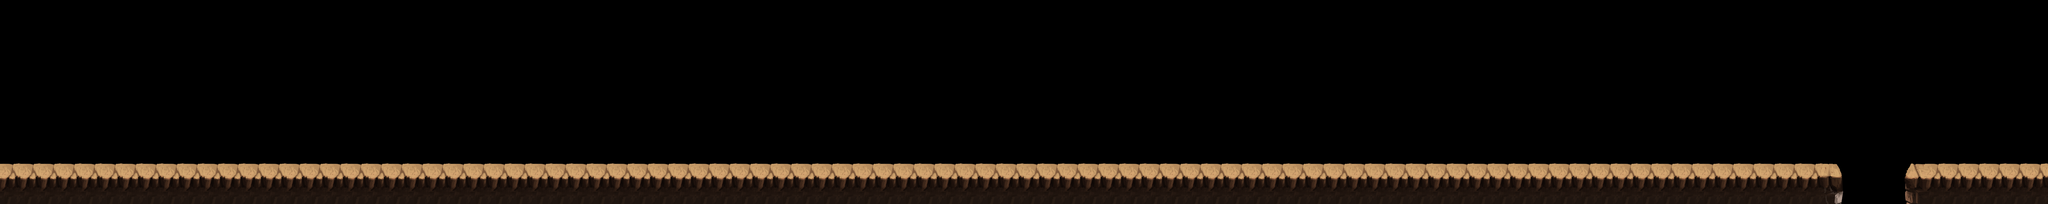

The image is a tile-based game level rendered from a .tmx file. Its description and source (layers, tilesets, objects; grid data summarised) follow:
An orthogonal 100x10 tile map with 64x64 px tiles, 2 tile layers (bg, platform), 4 tilesets and 149 objects.

<map version="1.4" tiledversion="2020.11.25" orientation="orthogonal" renderorder="right-down" width="100" height="10" tilewidth="64" tileheight="64" infinite="0" nextlayerid="8" nextobjectid="377">
 <tileset firstgid="1" source="../bg_cell_block.tsx" />
 <tileset firstgid="12" source="../item.tsx" />
 <tileset firstgid="73" source="../bg_cell_bg.tsx" />
 <tileset firstgid="97" source="../bg_cell_bg.tsx" />
 <layer id="1" name="bg" width="100" height="10">
  <data>[1000 cells, 0 non-empty, 0 distinct tile ids]</data>
 </layer>
 <layer id="2" name="platform" width="100" height="10">
  <data>[1000 cells, 200 non-empty, 7 distinct tile ids]</data>
 </layer>
 <objectgroup id="3" name="object_obstacle">
  <object id="1" gid="8" x="3280" y="544" width="64" height="79" />
  <object id="2" gid="8" x="3328" y="544" width="64" height="79" />
  <object id="3" gid="8" x="2752" y="544" width="64" height="79" />
  <object id="4" gid="8" x="2704" y="544" width="64" height="79" />
  <object id="5" gid="7" x="4005" y="551" width="160" height="256" />
  <object id="372" gid="9" x="5281" y="448" width="138" height="602" />
  <object id="371" gid="9" x="4884" y="448" width="138" height="602" />
  <object id="370" gid="9" x="4499" y="448" width="138" height="602" />
 </objectgroup>
 <objectgroup id="4" name="object_item">
  <object id="26" gid="13" x="2687" y="335" width="66" height="66" />
  <object id="27" gid="13" x="2618" y="389" width="66" height="66" />
  <object id="28" gid="13" x="2561" y="498" width="66" height="66" />
  <object id="29" gid="13" x="2822" y="390" width="66" height="66" />
  <object id="30" gid="13" x="2753" y="335" width="66" height="66" />
  <object id="31" gid="13" x="2497" y="498" width="66" height="66" />
  <object id="32" gid="13" x="2433" y="498" width="66" height="66" />
  <object id="33" gid="13" x="3398" y="390" width="66" height="66" />
  <object id="34" gid="13" x="3073" y="498" width="66" height="66" />
  <object id="35" gid="13" x="3329" y="335" width="66" height="66" />
  <object id="36" gid="13" x="3009" y="498" width="66" height="66" />
  <object id="37" gid="13" x="3263" y="335" width="66" height="66" />
  <object id="38" gid="13" x="3194" y="389" width="66" height="66" />
  <object id="39" gid="13" x="3137" y="498" width="66" height="66" />
  <object id="40" gid="13" x="2945" y="498" width="66" height="66" />
  <object id="41" gid="13" x="3457" y="498" width="66" height="66" />
  <object id="42" gid="13" x="2881" y="498" width="66" height="66" />
  <object id="43" gid="13" x="3585" y="498" width="66" height="66" />
  <object id="44" gid="13" x="3521" y="498" width="66" height="66" />
  <object id="45" gid="13" x="3713" y="498" width="66" height="66" />
  <object id="46" gid="13" x="3649" y="498" width="66" height="66" />
  <object id="47" gid="13" x="4417" y="498" width="66" height="66" />
  <object id="48" gid="13" x="4353" y="498" width="66" height="66" />
  <object id="49" gid="13" x="4545" y="519" width="66" height="66" />
  <object id="50" gid="13" x="4609" y="519" width="66" height="66" />
  <object id="51" gid="13" x="4481" y="519" width="66" height="66" />
  <object id="52" gid="13" x="5313" y="520" width="66" height="66" />
  <object id="53" gid="13" x="5377" y="520" width="66" height="66" />
  <object id="54" gid="13" x="5505" y="500" width="66" height="66" />
  <object id="55" gid="13" x="5441" y="520" width="66" height="66" />
  <object id="56" gid="13" x="5249" y="520" width="66" height="66" />
  <object id="69" gid="13" x="2369" y="498" width="66" height="66" />
  <object id="70" gid="13" x="2177" y="498" width="66" height="66" />
  <object id="71" gid="13" x="2305" y="498" width="66" height="66" />
  <object id="72" gid="13" x="2241" y="498" width="66" height="66" />
  <object id="73" gid="13" x="1921" y="498" width="66" height="66" />
  <object id="74" gid="13" x="2113" y="498" width="66" height="66" />
  <object id="75" gid="13" x="2049" y="498" width="66" height="66" />
  <object id="76" gid="13" x="1985" y="498" width="66" height="66" />
  <object id="95" gid="13" x="6210" y="499" width="66" height="66" />
  <object id="96" gid="16" x="1296" y="501" width="66" height="66" />
  <object id="97" gid="16" x="1360" y="501" width="66" height="66" />
  <object id="98" gid="16" x="1424" y="501" width="66" height="66" />
  <object id="99" gid="16" x="1488" y="501" width="66" height="66" />
  <object id="100" gid="16" x="1552" y="501" width="66" height="66" />
  <object id="101" gid="16" x="1552" y="449" width="66" height="66" />
  <object id="102" gid="16" x="1552" y="398" width="66" height="66" />
  <object id="103" gid="16" x="1552" y="341" width="66" height="66" />
  <object id="104" gid="16" x="1296" y="450" width="66" height="66" />
  <object id="105" gid="16" x="1296" y="347" width="66" height="66" />
  <object id="106" gid="16" x="1296" y="290" width="66" height="66" />
  <object id="107" gid="16" x="1296" y="398" width="66" height="66" />
  <object id="108" gid="16" x="1360" y="309" width="66" height="66" />
  <object id="109" gid="16" x="1488" y="309" width="66" height="66" />
  <object id="110" gid="16" x="1424" y="322" width="66" height="66" />
  <object id="111" gid="16" x="1551" y="289" width="66" height="66" />
  <object id="112" gid="26" x="1376" y="405" width="66" height="66" />
  <object id="113" gid="26" x="1481" y="405" width="66" height="66" />
  <object id="114" gid="16" x="282" y="276" width="66" height="66" />
  <object id="115" gid="16" x="218" y="289" width="66" height="66" />
  <object id="116" gid="16" x="345" y="256" width="66" height="66" />
  <object id="117" gid="26" x="170" y="372" width="66" height="66" />
  <object id="118" gid="16" x="346" y="365" width="66" height="66" />
  <object id="119" gid="16" x="218" y="468" width="66" height="66" />
  <object id="120" gid="16" x="346" y="468" width="66" height="66" />
  <object id="121" gid="16" x="90" y="257" width="66" height="66" />
  <object id="122" gid="16" x="90" y="365" width="66" height="66" />
  <object id="123" gid="26" x="275" y="372" width="66" height="66" />
  <object id="124" gid="16" x="282" y="468" width="66" height="66" />
  <object id="125" gid="16" x="90" y="314" width="66" height="66" />
  <object id="126" gid="16" x="154" y="468" width="66" height="66" />
  <object id="127" gid="16" x="346" y="308" width="66" height="66" />
  <object id="128" gid="16" x="346" y="416" width="66" height="66" />
  <object id="129" gid="16" x="90" y="468" width="66" height="66" />
  <object id="130" gid="16" x="90" y="417" width="66" height="66" />
  <object id="131" gid="16" x="154" y="276" width="66" height="66" />
  <object id="132" gid="69" x="896" y="465" width="66" height="66" />
  <object id="133" gid="69" x="960" y="465" width="66" height="66" />
  <object id="134" gid="69" x="1024" y="465" width="66" height="66" />
  <object id="135" gid="69" x="1088" y="465" width="66" height="66" />
  <object id="136" gid="69" x="1152" y="465" width="66" height="66" />
  <object id="137" gid="69" x="1152" y="413" width="66" height="66" />
  <object id="138" gid="69" x="1152" y="362" width="66" height="66" />
  <object id="139" gid="69" x="1152" y="308" width="66" height="66" />
  <object id="140" gid="69" x="1152" y="256" width="66" height="66" />
  <object id="141" gid="69" x="896" y="413" width="66" height="66" />
  <object id="142" gid="69" x="896" y="308" width="66" height="66" />
  <object id="143" gid="69" x="896" y="362" width="66" height="66" />
  <object id="144" gid="69" x="896" y="256" width="66" height="66" />
  <object id="145" gid="69" x="960" y="257" width="66" height="66" />
  <object id="146" gid="69" x="1088" y="257" width="66" height="66" />
  </objectgroup>
 <objectgroup id="5" name="object_monster" />
</map>
<!-- 50 of 149 objects omitted -->
